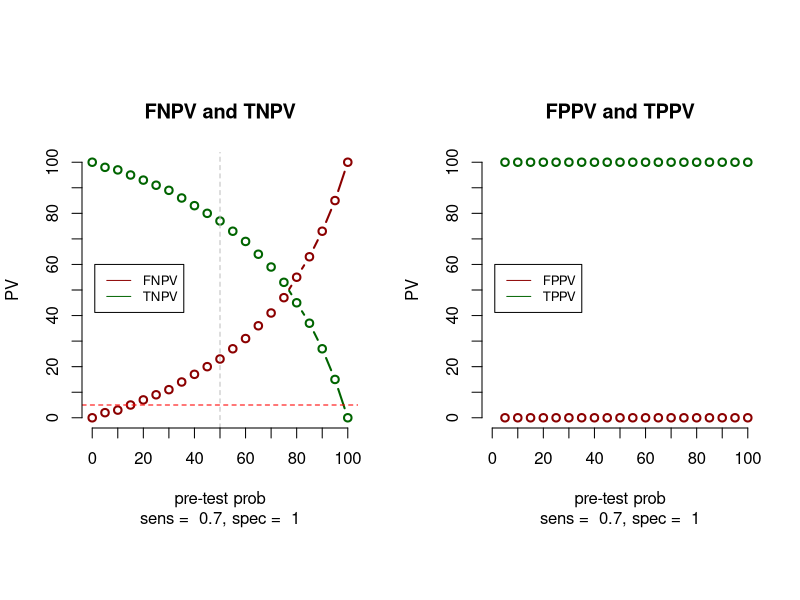

Source code (R):
# R code to construct, FN,TN,FP,TP curves
# FN threshold is added (red doshed line)
# pretest probability of 50% is addedd (grey line)

sens = 0.70
spec = 1

prev <- c(0, 0.05, 0.1, 0.15, 0.2, 0.25, 0.3, 0.35, 
          0.4, 0.45, 0.5, 0.55, 0.6, 0.65, 0.7, 0.75,
          0.8,0.85, 0.90, 0.95, 1)
x <- prev
length(x)

# pretest-probability = prevalence = prev
# sick
sick <- prev*100
length(sick)

# notsick
notsick = 100 - sick
length(notsick)

# TP = true positives
TP <- sick * sens  
length(TP)

# TN = true negatives
TN = spec * notsick  
length(TN)

# FN = false negatives = sick - TP
FN = sick -TP

# FP
FP= notsick - TN

#### summary all variables in een data frame
# check sick = sumsick
# check notsick = sumnotsicktest
sumsicktest = TP+FN
sumnotsicktest = TN+FP
ds <- data.frame(sick,notsick,FN,TP, sumsicktest, FP,TN, sumnotsicktest)
ds
# end summary all variables, 


# FNPV = FN/(FN +TN) 
numerator = FN
denominator = FN + TN
FNPV <- numerator/denominator
FNPV <- round(FNPV,2)
FNPV

numerator = TN
TN
FN 
denominator = FN + TN
NPV <- numerator/denominator
NPV <- round(NPV,2)
NPV

numerator = FP
denominator = FP + TP
FPPV <- numerator/denominator
FPPV <- round(FPPV,2)
FPPV

numerator = TP
FP = notsick - TN
FP
denominator = FP + TP
PPV <- numerator/denominator
PPV <- round(PPV,2)
PPV

# add all PVs to de datas set ds
ds <- data.frame(sick,notsick,FN,TP, sumsicktest, FP,TN, sumnotsicktest,
                 FNPV,NPV,FPPV,PPV)
ds

# alltogehter
op <- par(mfrow = c(1, 2), pty = "s")   
# FNPV and TNPV

x1 <- x*100
y <- ds$FNPV*100

# save text in plot as variable text
a =paste("sens = ",sens)
b =paste("spec = ",spec)
# save text

plot(x1,y, type = "b", xlim = c(0,100), 
     ylim = c(0,100), main= "FNPV and TNPV", 
     sub = paste(a,b,sep=", "),
     xlab = "pre-test prob",
     ylab="PV", col = "darkred",
     axes = FALSE, lwd=2)
y2<- ds$NPV*100
lines(x1,y2, type = "b",col= "darkgreen", lwd=2)
legend(1, 60, legend=c("FNPV", "TNPV"),
       col=c("darkred", "darkgreen"), lty=1, cex=0.8)
abline(v=50, col ="grey", lty=2)
abline(h=5, col ="red", lty=2)

axis(side=1, at=seq(0,100, by=10))
axis(side=2, at=seq(0,100, by=10))

# end FNPV and TNPV

# FPPV and TPPV
y <- ds$FPPV*100
plot(x1,y, type = "b", xlim = c(0,100), 
     ylim = c(0,100), main= "FPPV and TPPV",
     sub = paste(a,b,sep=", "),
     xlab = "pre-test prob",
     ylab = "PV", col = "darkred",
     axes = FALSE,lwd=2)

y2=ds$PPV*100
lines(x1,y2, type = "b",col= "darkgreen", lwd=2)
legend(1, 60, legend=c("FPPV", "TPPV"),
       col=c("darkred", "darkgreen"), lty=1, cex=0.8)

axis(side=1, at=seq(0,100, by=10))
axis(side=2, at=seq(0,100, by=10))
# end FPPV and TPPV

op <- par(mfrow = c(1,1), pty = "s")  


